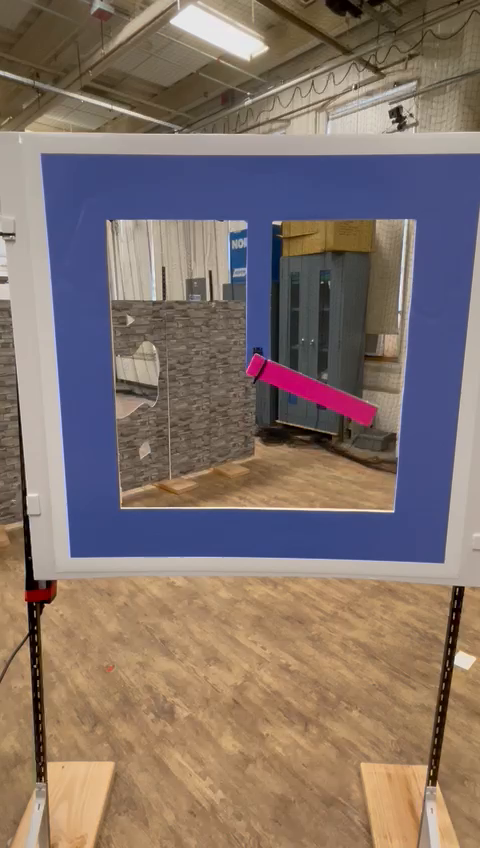
#> input picture frame 30 of dynamicwindow/dynamicwindowinput.mp4, 480 x 848 px
$ python color_detect_video.py
#> lines starting #> are read from the running program, lines starting #| are printed output that depends on the picture; after the words box and inside, x2 and y2 are one past the last pixel; in counts of white or black regions, pixels touching at a corner belong together
#> further down, frame is the input picture: shape (848, 480, 3); mean B, G, R 107.1, 114.6, 130.8
import cv2
import numpy as np

def process_frame(frame):
    window_rgb = cv2.cvtColor(frame, cv2.COLOR_BGR2RGB)
    window_hsv = cv2.cvtColor(window_rgb, cv2.COLOR_RGB2HSV)
#> window_hsv: shape (848, 480, 3); mean H, S, V 40.8, 93.3, 144.2

    light_pink = (161, 50, 50)
    dark_pink = (171, 255, 255)

    light_blue = (90, 50, 50)
    dark_blue = (120, 255, 255)

    mask_pink_hand = cv2.inRange(window_hsv, light_pink, dark_pink)
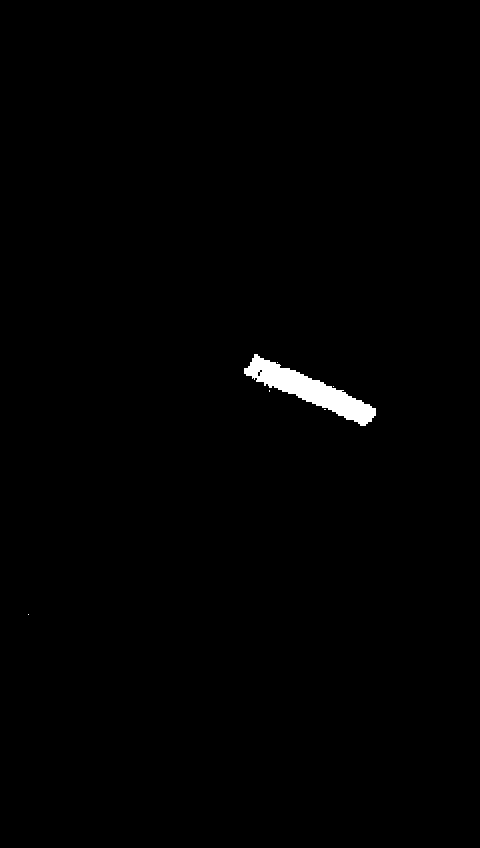
#> mask_pink_hand: shape (848, 480); 0.74% white; 6 white regions (5 under 20 px), largest, box (x1, y1, x2, y2) and area: (244, 354, 376, 426) 3002
    mask_blue_window = cv2.inRange(window_hsv, light_blue, dark_blue)
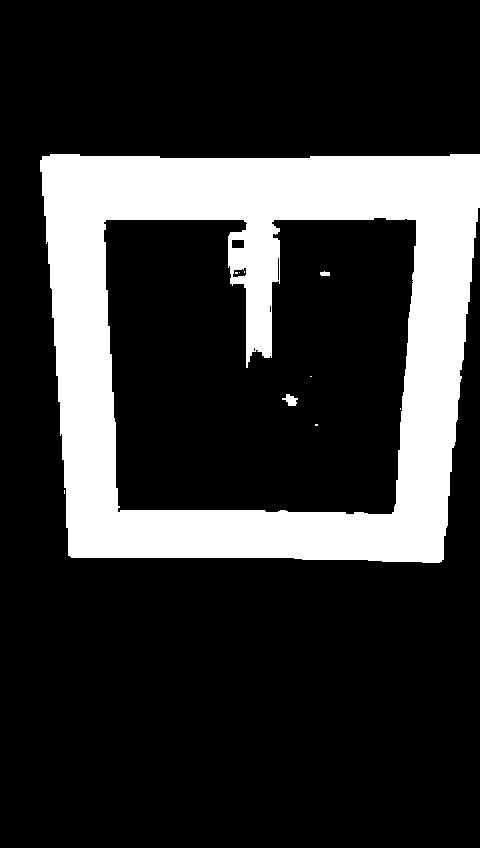
#> mask_blue_window: shape (848, 480); 20.5% white; 10 white regions (7 under 20 px), largest, box (x1, y1, x2, y2) and area: (40, 154, 480, 563) 83165, (282, 394, 298, 406) 110, (320, 271, 330, 276) 40

    combined_mask = cv2.bitwise_or(mask_pink_hand, mask_blue_window)
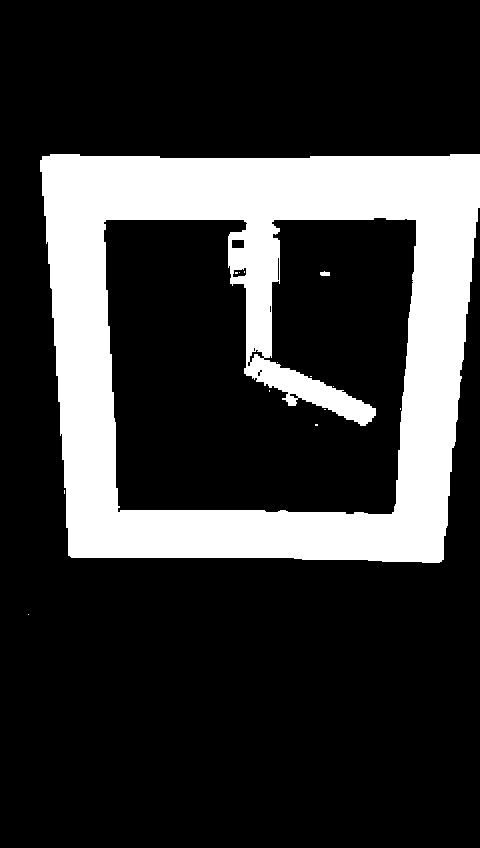
#> combined_mask: shape (848, 480); 21.2% white; 14 white regions (12 under 20 px), largest, box (x1, y1, x2, y2) and area: (40, 154, 480, 563) 86277, (320, 271, 330, 276) 40
    # result = cv2.bitwise_and(window_rgb, window_rgb, mask=combined_mask)

    # return result

    # Apply Canny edge detection
    edges = cv2.Canny(combined_mask, 30, 100)
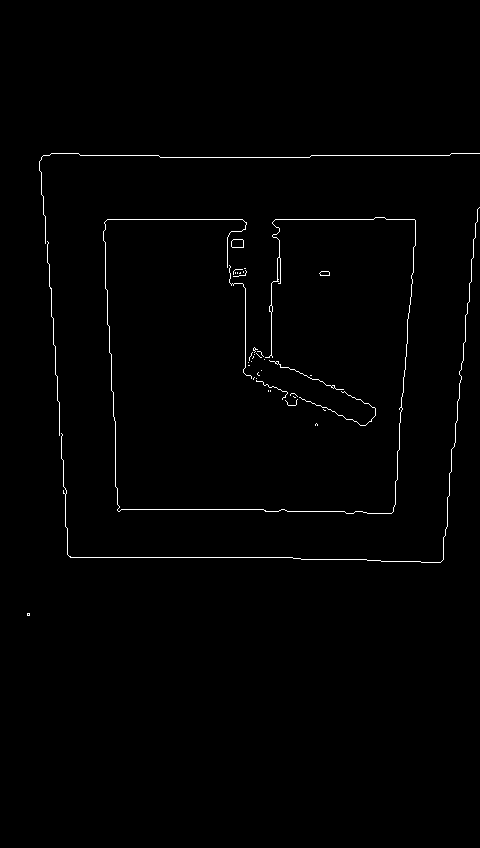
#> edges: shape (848, 480); 0.88% white in thin lines or dots, all inside (x1, y1, x2, y2) = (27, 153, 480, 616)

    # Find contours on the edges
    contours, _ = cv2.findContours(edges, cv2.RETR_EXTERNAL, cv2.CHAIN_APPROX_SIMPLE)
#> contours = 40 contours, 37 with area under 20; largest, box (x1, y1, x2, y2) and area: (231, 239, 244, 248) 93, (319, 271, 330, 276) 36, (103, 217, 416, 514) 25

    # Create an empty frame for drawing contours
    frame_with_contours = window_rgb.copy()

    # Draw contours on the frame with contours
    cv2.drawContours(frame_with_contours, contours, -1, (0, 255, 0), thickness=1)
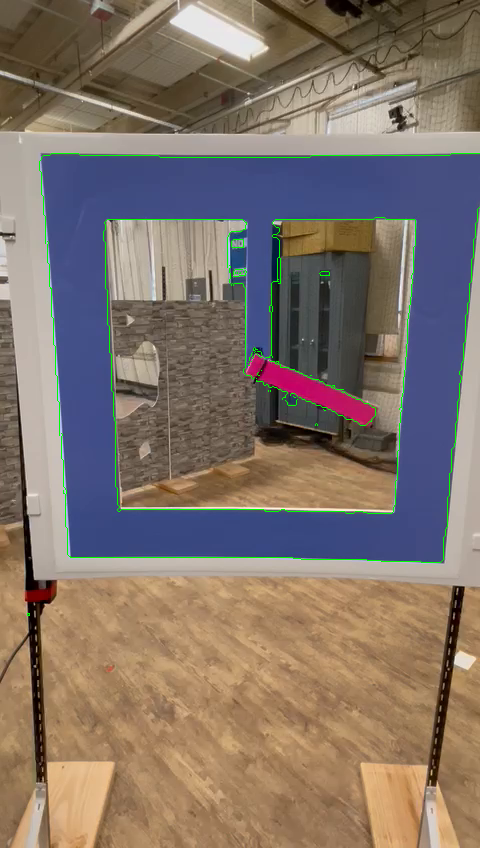
#> frame_with_contours: shape (848, 480, 3); mean R, G, B 129.8, 115.8, 105.9

    return frame_with_contours


# Input and output file paths
input_video_path = '/home/hasithab/Desktop/rbe595_aerial_vehicles/sbachimanchi_p5/P5Sim/dynamicwindowinput.mp4'
output_video_path = '/home/hasithab/Desktop/rbe595_aerial_vehicles/sbachimanchi_p5/P5Sim/dynamicwindowoutput.mp4'

# Open the input video file
cap = cv2.VideoCapture(input_video_path)

# Get video properties
fps = int(cap.get(cv2.CAP_PROP_FPS))
width = int(cap.get(cv2.CAP_PROP_FRAME_WIDTH))
height = int(cap.get(cv2.CAP_PROP_FRAME_HEIGHT))

# Define the codec and create VideoWriter object
fourcc = cv2.VideoWriter_fourcc(*'mp4v')  # You can change the codec if needed
out = cv2.VideoWriter(output_video_path, fourcc, fps, (width, height))

# Process each frame in the input video
while True:
    ret, frame = cap.read()
    if not ret:
        break  # Break the loop if no more frames

    processed_frame = process_frame(frame)

    # Display the processed frame (optional)
    cv2.imshow("Processed Frame", cv2.cvtColor(processed_frame, cv2.COLOR_RGB2BGR))

    # Write the processed frame to the output video
    out.write(processed_frame)

    # Break the loop if 'q' key is pressed
    if cv2.waitKey(1) & 0xFF == ord('q'):
#> (key q is pressed here)
        break

# Release resources
cap.release()
out.release()
cv2.destroyAllWindows()

$ run again, starting later in the video
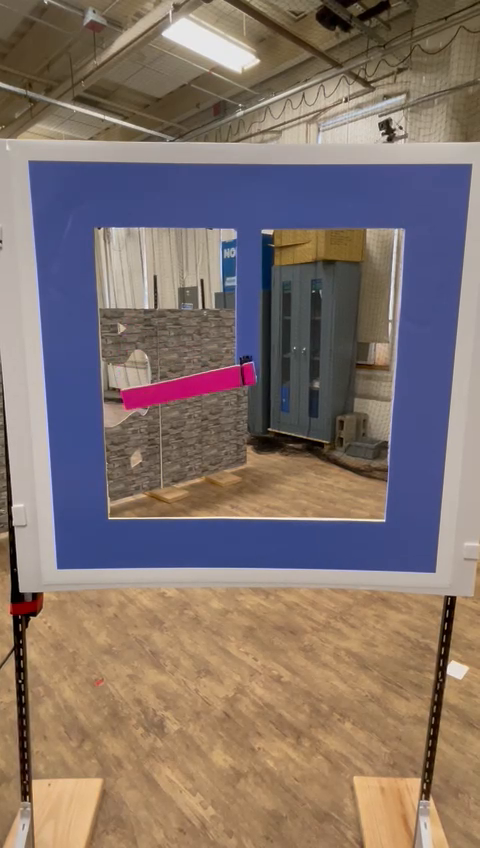
#> input picture frame 137 of dynamicwindow/dynamicwindowinput.mp4, 480 x 848 px
#> frame is the input picture: shape (848, 480, 3); mean B, G, R 108.4, 115, 130.7
#> window_hsv: shape (848, 480, 3); mean H, S, V 41.5, 92.8, 144.7
#> in process_frame, `mask_pink_hand = cv2.inRange(window_hsv, light_pink, dark_pink)`:
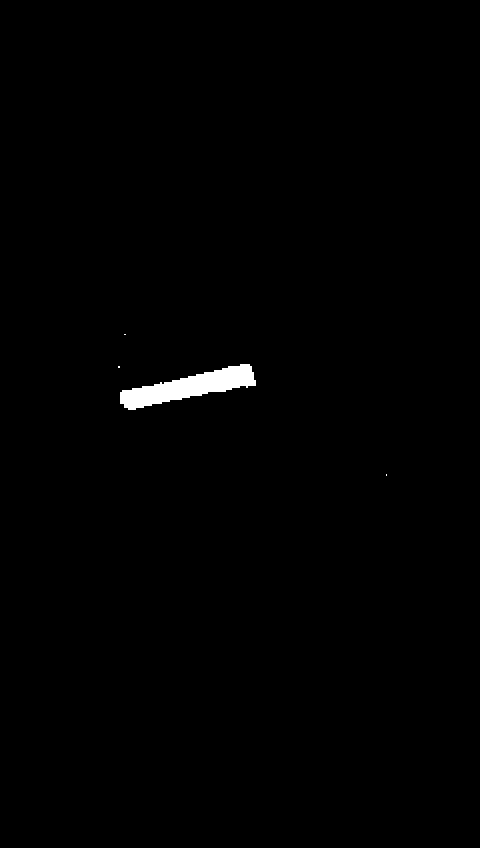
#> mask_pink_hand: shape (848, 480); 0.68% white; 4 white regions (3 under 20 px), largest, box (x1, y1, x2, y2) and area: (120, 364, 256, 410) 2768
#> mask_blue_window: shape (848, 480); 20.8% white; 11 white regions (6 under 20 px), largest, box (x1, y1, x2, y2) and area: (28, 162, 470, 572) 84004, (278, 384, 290, 416) 295, (311, 279, 322, 290) 77, (282, 282, 290, 288) 36, (313, 400, 316, 416) 36
#> edges: shape (848, 480); 0.92% white in thin lines or dots, all inside (x1, y1, x2, y2) = (27, 161, 470, 572)
#> contours = 30 contours, 29 with area under 20; largest, box (x1, y1, x2, y2) and area: (278, 384, 290, 416) 285
#> in process_frame, `cv2.drawContours(frame_with_contours, contours, -1, (0, 255, 0), thick..`:
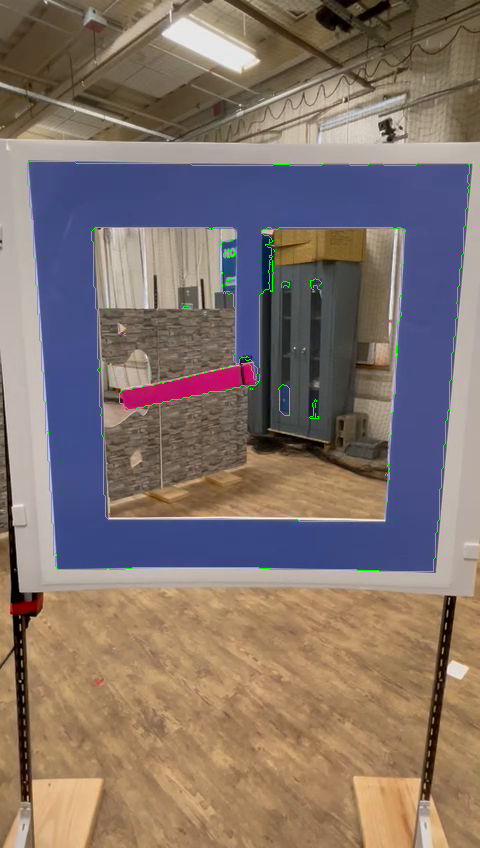
#> frame_with_contours: shape (848, 480, 3); mean R, G, B 129.6, 116.3, 107.2

$ run again, starting later in the video
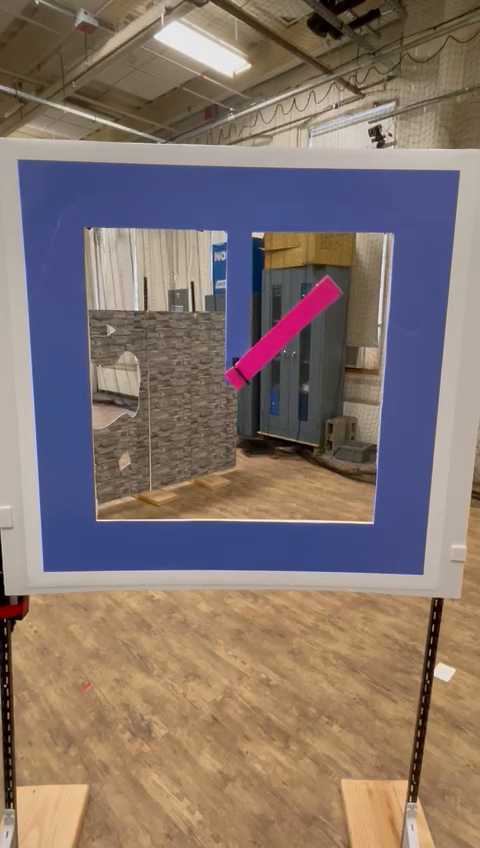
#> input picture frame 244 of dynamicwindow/dynamicwindowinput.mp4, 480 x 848 px
#> frame is the input picture: shape (848, 480, 3); mean B, G, R 108.8, 115.8, 132.2
#> window_hsv: shape (848, 480, 3); mean H, S, V 41.1, 93.3, 145.9
#> in process_frame, `mask_pink_hand = cv2.inRange(window_hsv, light_pink, dark_pink)`:
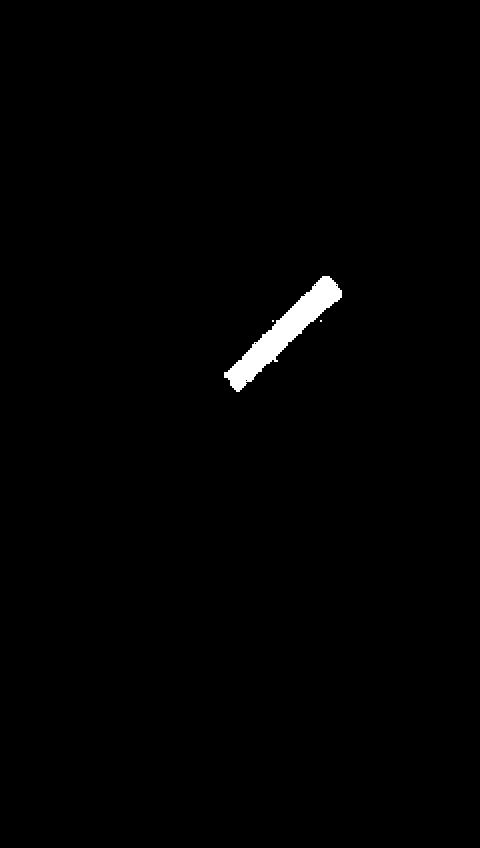
#> mask_pink_hand: shape (848, 480); 0.88% white; 3 white regions (2 under 20 px), largest, box (x1, y1, x2, y2) and area: (224, 276, 342, 392) 3559
#> mask_blue_window: shape (848, 480); 20.6% white; 16 white regions (13 under 20 px), largest, box (x1, y1, x2, y2) and area: (18, 160, 458, 576) 83555, (268, 388, 280, 416) 316, (302, 284, 312, 294) 60
#> combined_mask: shape (848, 480); 21.5% white; 17 white regions (15 under 20 px), largest, box (x1, y1, x2, y2) and area: (18, 160, 458, 576) 87174, (268, 388, 280, 416) 316
#> edges: shape (848, 480); 0.9% white in thin lines or dots, all inside (x1, y1, x2, y2) = (17, 159, 458, 576)
#> contours = 31 contours, 28 with area under 20; largest, box (x1, y1, x2, y2) and area: (267, 387, 280, 416) 309, (209, 230, 227, 370) 95, (297, 399, 300, 421) 38
#> in process_frame, `cv2.drawContours(frame_with_contours, contours, -1, (0, 255, 0), thick..`:
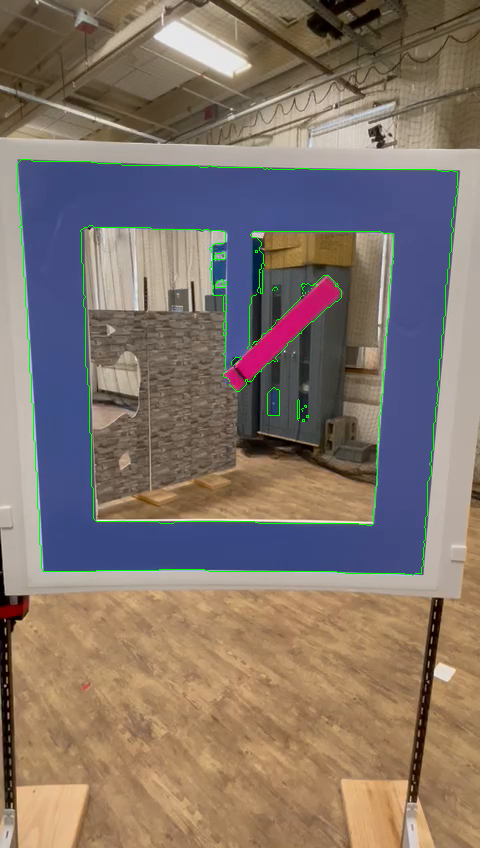
#> frame_with_contours: shape (848, 480, 3); mean R, G, B 131.2, 117.1, 107.6
